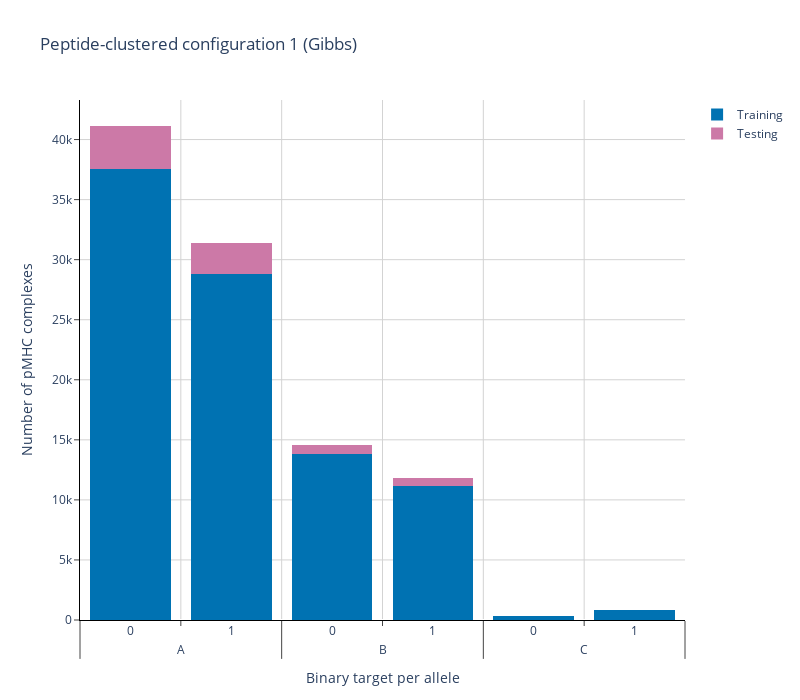

Source (notebook cell):
### Markdown cell above
## Plotting distribution of binary target, including alleles, for peptide clustering 1 (Gibbs)
### Highlighting training and testing

### Code cell
csv_data_to_group = csv_data_hdf5.copy()
csv_data_to_group['cl_peptide1'] = csv_data_to_group['cl_peptide1'].apply(lambda x: 0 if x != cl_test_peptide1 else 1)

data_grouped = (csv_data_to_group.groupby(['cl_peptide1', 'allele_type', 'binary'])
                    .count()
                    .reset_index()[['cl_peptide1', 'allele_type', 'binary', 'ID']])
data_grouped = data_grouped[data_grouped.allele_type != 'E']
colors = ['#0072B2', '#CC79A7']
patter_shape = ['x', '+']

fig = go.Figure()

plot_df = data_grouped[data_grouped.cl_peptide1 == 0]
fig.add_trace(
    go.Bar(
        x=[plot_df.allele_type, plot_df.binary],
        y=plot_df['ID'],
        name='Training',
        marker_color=colors[0],
        # marker_pattern_shape=patter_shape[0]
        ),
)

plot_df = data_grouped[data_grouped.cl_peptide1 == 1]
fig.add_trace(
    go.Bar(
        x=[plot_df.allele_type, plot_df.binary],
        y=plot_df['ID'],
        name='Testing',
        marker_color=colors[1],
        # marker_pattern_shape=patter_shape[1]
        ),
)

fig.update_layout(
    plot_bgcolor='white',
    width=800,
    height=700, 
    xaxis=dict(title_text="Binary target per allele"),
    yaxis=dict(title_text="Number of pMHC complexes"),
    barmode="stack",
    legend_traceorder="normal",
    title = "Peptide-clustered configuration 1 (Gibbs)",
)

fig.update_traces(marker_line_color='rgb(0,0,0)',
                  marker_line_width=0.0)

fig.update_xaxes(
    ticks='outside',
    showline=True,
    linecolor='black',
    gridcolor='lightgrey'
)
fig.update_yaxes(
    ticks='outside',
    showline=True,
    linecolor='black',
    gridcolor='lightgrey'
)
fig.show()
fig.write_image("cl_peptide1_allele_type_binary.png")

### Figure 1 — Plotly figure (JSON) as saved in the notebook; plotly's stock layout.template omitted (floating-point values rounded to 4 significant figures)
{"data": [{"marker": {"color": "#0072B2", "line": {"color": "rgb(0,0,0)", "width": 0}}, "name": "Training", "type": "bar", "x": [["A", "A", "B", "B", "C", "C"], [0, 1, 0, 1, 0, 1]], "y": [37536, 28830, 13856, 11168, 332, 797]}, {"marker": {"color": "#CC79A7", "line": {"color": "rgb(0,0,0)", "width": 0}}, "name": "Testing", "type": "bar", "x": [["A", "A", "B", "B", "C", "C"], [0, 1, 0, 1, 0, 1]], "y": [3592, 2563, 710, 667, 18, 72]}], "layout": {"barmode": "stack", "height": 700, "legend": {"traceorder": "normal"}, "plot_bgcolor": "white", "title": {"text": "Peptide-clustered configuration 1 (Gibbs)"}, "width": 800, "xaxis": {"gridcolor": "lightgrey", "linecolor": "black", "showline": true, "ticks": "outside", "title": {"text": "Binary target per allele"}}, "yaxis": {"gridcolor": "lightgrey", "linecolor": "black", "showline": true, "ticks": "outside", "title": {"text": "Number of pMHC complexes"}}}}
